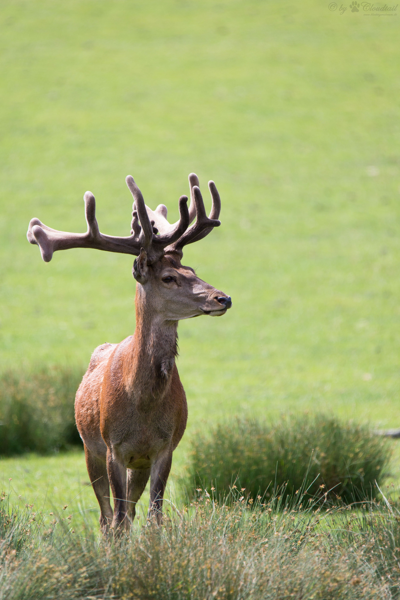
%> input picture test_detail_enhance/deer-input.png, 400 x 600 px; its folder holds 2 pictures in this run; the run also reads 1 picture not shown here
$ octave post_detail_enhance.m   (GNU Octave 9; MATLAB toolbox functions it lacks are replaced by stand-ins)
%> lines starting %> are read from the running program, lines starting %| are printed output that depends on the picture
### util/tonemapLAB_simple.m
function res = tonemapLAB_simple(lab,L0,L,val0,val2,exposure,gamma,saturation)
if val0==0
    diff0 = L-L0;
else
    if val0>0
        diff0 = sigmoid((L-L0)/100,val0)*100;
    else
        diff0 = (1+val0)*(L-L0);
    end
end

if val2==0
    base = exposure*L0;
else
    if val2>0
        base = (sigmoid((exposure*L0-56)/100,val2)*100)+56;
    else
        base = (1+val2)*(exposure*L0-56) + 56;
    end
end

if gamma == 1
    res = base + diff0;
else
    maxBase = max(base(:));
    res = (zeroone(base).^gamma)*maxBase + diff0;
end

if saturation == 0
    lab(:,:,1) = res;
else
    lab(:,:,1) = res;
    lab(:,:,2) = lab(:,:,2) * saturation;
    lab(:,:,3) = lab(:,:,3) * saturation;
end

cform = makecform('lab2srgb');
res = applycform(lab, cform);

### post_detail_enhance.m
clear all;
addpath('./util');

inputDir = '.\test_detail_enhance\';
outputDir = '.\test_detail_enhance\';
images = dir([inputDir '*-input.png']);
for m = 1:length(images)
    inputname = [inputDir images(m).name];
    outputname = strrep(inputname,'input','detail-enhance');
    input = double(imread(inputname))/255;
    [rows, columns, numberOfColorChannels] = size(input);
%> rows = 600; columns = 400; numberOfColorChannels = 3
    if numberOfColorChannels == 1
        temp = input;
        input = zeros(rows,columns,3);
        input(:,:,1) = temp;
        input(:,:,2) = temp;
        input(:,:,3) = temp;
    end
    cform = makecform('srgb2lab');
    input_lab = applycform(input, cform);
%> input_lab: size 600x400x3 double; mean of channels 1, 2, 3 66.9, -10.6, 28.9
    input_l = input_lab(:,:,1);
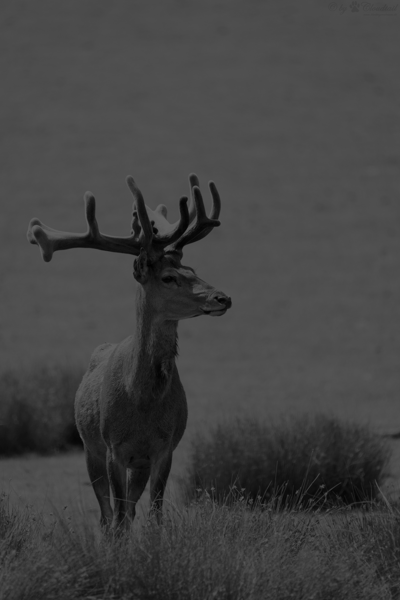
%> input_l: size 600x400 double; min 0.704, max 100, mean 66.9

    smoothname = strrep(inputname,'input.png','smooth.png');
    smooth = double(imread(smoothname))/255;
    smooth_lab = applycform(smooth, cform);
%> smooth_lab: size 600x400x3 double; mean of channels 1, 2, 3 66.8, -10.6, 28.9
    smooth_l = smooth_lab(:,:,1);
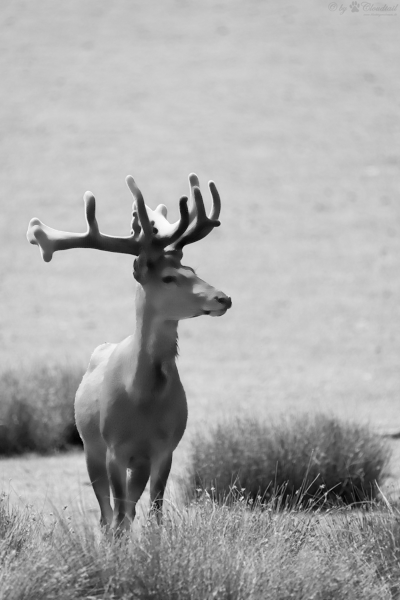
%> smooth_l: size 600x400 double; min 4.64, max 98.37, mean 66.8; drawn with min black and max white

    val0 = 15;
    val2 = 1;
    exposure = 1.0;
    saturation = 1.0;
    gamma = 1.0;

    output = tonemapLAB_simple(input_lab,smooth_l,input_l,val0,val2,exposure,gamma,saturation);
%> the run ends on the next line
